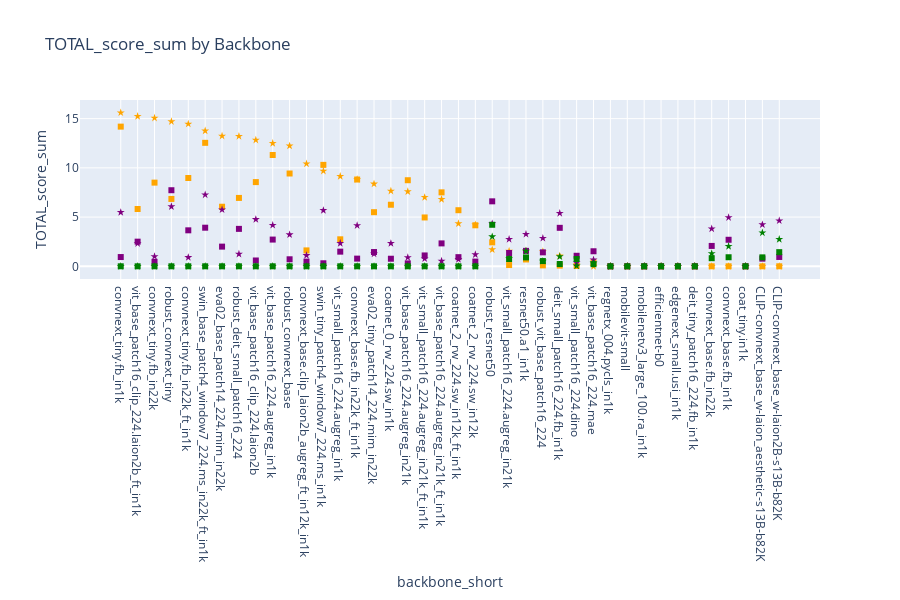

Notebook code for this chart:
### Code cell
import pandas as pd
import plotly.express as px

sub_df["backbone_short"] = sub_df["backbone"] #.str[:30]


# ── 1.  Rank backbones by their aggregate TOTAL_score_sum ───────────────────────
backbone_order = (
    sub_df.groupby("backbone")["TOTAL_score_sum"]
          .sum()                       # sum over the 6 settings
          .sort_values(ascending=False)
          .index                       # → ordered list of backbones
          .tolist()
)

# Make the column an ordered categorical so Plotly respects the ranking
sub_df = sub_df.copy()                 # keep original intact
sub_df["backbone"] = pd.Categorical(
    sub_df["backbone"],
    categories=backbone_order,
    ordered=True
)

# ── 2.  Custom colours / markers ───────────────────────────────────────────────
color_map = {
    "full_fine_tuning_50epochs": "orange",
    "full_fine_tuning_5epochs":  "purple",
    "linearprobe_50epochs":      "green",
}
symbol_map = {"TRADES_v2": "star", "CLASSIC_AT": "square"}

# ── 3.  Plot ───────────────────────────────────────────────────────────────────
fig = px.scatter(
    sub_df,
    x="backbone_short",
    y="TOTAL_score_sum",
    color="project",
    symbol="loss_function",
    color_discrete_map=color_map,
    symbol_map=symbol_map,
    hover_data=["backbone", "project", "loss_function", "TOTAL_score_sum"],
    height=600,
    title="TOTAL_score_sum by Backbone"
)

fig.update_layout(showlegend=False)   # keep or turn off if it clutters
fig.show()

### Figure 1 — Plotly figure (JSON) as saved in the notebook; plotly's stock layout.template omitted (floating-point values rounded to 4 significant figures)
{"data": [{"customdata": [["convnext_tiny.fb_in1k", "full_fine_tuning_50epochs", "TRADES_v2"], ["vit_base_patch16_clip_224.laion2b_ft_in1k", "full_fine_tuning_50epochs", "TRADES_v2"], ["convnext_tiny.fb_in22k", "full_fine_tuning_50epochs", "TRADES_v2"], ["robust_convnext_tiny", "full_fine_tuning_50epochs", "TRADES_v2"], ["convnext_tiny.fb_in22k_ft_in1k", "full_fine_tuning_50epochs", "TRADES_v2"], ["swin_base_patch4_window7_224.ms_in22k_ft_in1k", "full_fine_tuning_50epochs", "TRADES_v2"], ["eva02_base_patch14_224.mim_in22k", "full_fine_tuning_50epochs", "TRADES_v2"], ["robust_deit_small_patch16_224", "full_fine_tuning_50epochs", "TRADES_v2"], ["vit_base_patch16_clip_224.laion2b", "full_fine_tuning_50epochs", "TRADES_v2"], ["vit_base_patch16_224.augreg_in1k", "full_fine_tuning_50epochs", "TRADES_v2"], ["robust_convnext_base", "full_fine_tuning_50epochs", "TRADES_v2"], ["convnext_base.clip_laion2b_augreg_ft_in12k_in1k", "full_fine_tuning_50epochs", "TRADES_v2"], ["swin_tiny_patch4_window7_224.ms_in1k", "full_fine_tuning_50epochs", "TRADES_v2"], ["vit_small_patch16_224.augreg_in1k", "full_fine_tuning_50epochs", "TRADES_v2"], ["convnext_base.fb_in22k_ft_in1k", "full_fine_tuning_50epochs", "TRADES_v2"], ["eva02_tiny_patch14_224.mim_in22k", "full_fine_tuning_50epochs", "TRADES_v2"], ["coatnet_0_rw_224.sw_in1k", "full_fine_tuning_50epochs", "TRADES_v2"], ["vit_base_patch16_224.augreg_in21k", "full_fine_tuning_50epochs", "TRADES_v2"], ["vit_small_patch16_224.augreg_in21k_ft_in1k", "full_fine_tuning_50epochs", "TRADES_v2"], ["vit_base_patch16_224.augreg_in21k_ft_in1k", "full_fine_tuning_50epochs", "TRADES_v2"], ["coatnet_2_rw_224.sw_in12k_ft_in1k", "full_fine_tuning_50epochs", "TRADES_v2"], ["coatnet_2_rw_224.sw_in12k", "full_fine_tuning_50epochs", "TRADES_v2"], ["robust_resnet50", "full_fine_tuning_50epochs", "TRADES_v2"], ["vit_small_patch16_224.augreg_in21k", "full_fine_tuning_50epochs", "TRADES_v2"], ["resnet50.a1_in1k", "full_fine_tuning_50epochs", "TRADES_v2"], ["robust_vit_base_patch16_224", "full_fine_tuning_50epochs", "TRADES_v2"], ["deit_small_patch16_224.fb_in1k", "full_fine_tuning_50epochs", "TRADES_v2"], ["vit_small_patch16_224.dino", "full_fine_tuning_50epochs", "TRADES_v2"], ["vit_base_patch16_224.mae", "full_fine_tuning_50epochs", "TRADES_v2"], ["regnetx_004.pycls_in1k", "full_fine_tuning_50epochs", "TRADES_v2"], ["mobilevit-small", "full_fine_tuning_50epochs", "TRADES_v2"], ["mobilenetv3_large_100.ra_in1k", "full_fine_tuning_50epochs", "TRADES_v2"], ["efficientnet-b0", "full_fine_tuning_50epochs", "TRADES_v2"], ["edgenext_small.usi_in1k", "full_fine_tuning_50epochs", "TRADES_v2"], ["deit_tiny_patch16_224.fb_in1k", "full_fine_tuning_50epochs", "TRADES_v2"], ["convnext_base.fb_in22k", "full_fine_tuning_50epochs", "TRADES_v2"], ["convnext_base.fb_in1k", "full_fine_tuning_50epochs", "TRADES_v2"], ["coat_tiny.in1k", "full_fine_tuning_50epochs", "TRADES_v2"], ["CLIP-convnext_base_w-laion_aesthetic-s13B-b82K", "full_fine_tuning_50epochs", "TRADES_v2"], ["CLIP-convnext_base_w-laion2B-s13B-b82K", "full_fine_tuning_50epochs", "TRADES_v2"]], "hovertemplate": "project=%{customdata[1]}<br>loss_function=%{customdata[2]}<br>backbone_short=%{x}<br>TOTAL_score_sum=%{y}<br>backbone=%{customdata[0]}<extra></extra>", "legendgroup": "full_fine_tuning_50epochs, TRADES_v2", "marker": {"color": "orange", "symbol": "star"}, "mode": "markers", "name": "full_fine_tuning_50epochs, TRADES_v2", "orientation": "v", "showlegend": true, "type": "scatter", "x": ["convnext_tiny.fb_in1k", "vit_base_patch16_clip_224.laion2b_ft_in1k", "convnext_tiny.fb_in22k", "robust_convnext_tiny", "convnext_tiny.fb_in22k_ft_in1k", "swin_base_patch4_window7_224.ms_in22k_ft_in1k", "eva02_base_patch14_224.mim_in22k", "robust_deit_small_patch16_224", "vit_base_patch16_clip_224.laion2b", "vit_base_patch16_224.augreg_in1k", "robust_convnext_base", "convnext_base.clip_laion2b_augreg_ft_in12k_in1k", "swin_tiny_patch4_window7_224.ms_in1k", "vit_small_patch16_224.augreg_in1k", "convnext_base.fb_in22k_ft_in1k", "eva02_tiny_patch14_224.mim_in22k", "coatnet_0_rw_224.sw_in1k", "vit_base_patch16_224.augreg_in21k", "vit_small_patch16_224.augreg_in21k_ft_in1k", "vit_base_patch16_224.augreg_in21k_ft_in1k", "coatnet_2_rw_224.sw_in12k_ft_in1k", "coatnet_2_rw_224.sw_in12k", "robust_resnet50", "vit_small_patch16_224.augreg_in21k", "resnet50.a1_in1k", "robust_vit_base_patch16_224", "deit_small_patch16_224.fb_in1k", "vit_small_patch16_224.dino", "vit_base_patch16_224.mae", "regnetx_004.pycls_in1k", "mobilevit-small", "mobilenetv3_large_100.ra_in1k", "efficientnet-b0", "edgenext_small.usi_in1k", "deit_tiny_patch16_224.fb_in1k", "convnext_base.fb_in22k", "convnext_base.fb_in1k", "coat_tiny.in1k", "CLIP-convnext_base_w-laion_aesthetic-s13B-b82K", "CLIP-convnext_base_w-laion2B-s13B-b82K"], "xaxis": "x", "y": [15.6, 15.24, 15.07, 14.71, 14.46, 13.77, 13.24, 13.21, 12.83, 12.5, 12.24, 10.42, 9.684, 9.145, 8.831, 8.369, 7.652, 7.595, 7.006, 6.806, 4.345, 4.221, 1.695, 1.555, 1.548, 1.51, 1.056, 0.1393, 0, 0, 0, 0, 0, 0, 0, 0, 0, 0, 0, 0], "yaxis": "y"}, {"customdata": [["convnext_tiny.fb_in1k", "full_fine_tuning_50epochs", "CLASSIC_AT"], ["swin_base_patch4_window7_224.ms_in22k_ft_in1k", "full_fine_tuning_50epochs", "CLASSIC_AT"], ["vit_base_patch16_224.augreg_in1k", "full_fine_tuning_50epochs", "CLASSIC_AT"], ["swin_tiny_patch4_window7_224.ms_in1k", "full_fine_tuning_50epochs", "CLASSIC_AT"], ["robust_convnext_base", "full_fine_tuning_50epochs", "CLASSIC_AT"], ["convnext_tiny.fb_in22k_ft_in1k", "full_fine_tuning_50epochs", "CLASSIC_AT"], ["convnext_base.fb_in22k_ft_in1k", "full_fine_tuning_50epochs", "CLASSIC_AT"], ["vit_base_patch16_224.augreg_in21k", "full_fine_tuning_50epochs", "CLASSIC_AT"], ["vit_base_patch16_clip_224.laion2b", "full_fine_tuning_50epochs", "CLASSIC_AT"], ["convnext_tiny.fb_in22k", "full_fine_tuning_50epochs", "CLASSIC_AT"], ["vit_base_patch16_224.augreg_in21k_ft_in1k", "full_fine_tuning_50epochs", "CLASSIC_AT"], ["robust_deit_small_patch16_224", "full_fine_tuning_50epochs", "CLASSIC_AT"], ["robust_convnext_tiny", "full_fine_tuning_50epochs", "CLASSIC_AT"], ["coatnet_0_rw_224.sw_in1k", "full_fine_tuning_50epochs", "CLASSIC_AT"], ["eva02_base_patch14_224.mim_in22k", "full_fine_tuning_50epochs", "CLASSIC_AT"], ["vit_base_patch16_clip_224.laion2b_ft_in1k", "full_fine_tuning_50epochs", "CLASSIC_AT"], ["coatnet_2_rw_224.sw_in12k_ft_in1k", "full_fine_tuning_50epochs", "CLASSIC_AT"], ["eva02_tiny_patch14_224.mim_in22k", "full_fine_tuning_50epochs", "CLASSIC_AT"], ["vit_small_patch16_224.augreg_in21k_ft_in1k", "full_fine_tuning_50epochs", "CLASSIC_AT"], ["coatnet_2_rw_224.sw_in12k", "full_fine_tuning_50epochs", "CLASSIC_AT"], ["vit_small_patch16_224.augreg_in1k", "full_fine_tuning_50epochs", "CLASSIC_AT"], ["robust_resnet50", "full_fine_tuning_50epochs", "CLASSIC_AT"], ["convnext_base.clip_laion2b_augreg_ft_in12k_in1k", "full_fine_tuning_50epochs", "CLASSIC_AT"], ["resnet50.a1_in1k", "full_fine_tuning_50epochs", "CLASSIC_AT"], ["vit_base_patch16_224.mae", "full_fine_tuning_50epochs", "CLASSIC_AT"], ["vit_small_patch16_224.augreg_in21k", "full_fine_tuning_50epochs", "CLASSIC_AT"], ["robust_vit_base_patch16_224", "full_fine_tuning_50epochs", "CLASSIC_AT"], ["deit_small_patch16_224.fb_in1k", "full_fine_tuning_50epochs", "CLASSIC_AT"], ["vit_small_patch16_224.dino", "full_fine_tuning_50epochs", "CLASSIC_AT"], ["CLIP-convnext_base_w-laion2B-s13B-b82K", "full_fine_tuning_50epochs", "CLASSIC_AT"], ["efficientnet-b0", "full_fine_tuning_50epochs", "CLASSIC_AT"], ["regnetx_004.pycls_in1k", "full_fine_tuning_50epochs", "CLASSIC_AT"], ["mobilevit-small", "full_fine_tuning_50epochs", "CLASSIC_AT"], ["mobilenetv3_large_100.ra_in1k", "full_fine_tuning_50epochs", "CLASSIC_AT"], ["edgenext_small.usi_in1k", "full_fine_tuning_50epochs", "CLASSIC_AT"], ["deit_tiny_patch16_224.fb_in1k", "full_fine_tuning_50epochs", "CLASSIC_AT"], ["convnext_base.fb_in22k", "full_fine_tuning_50epochs", "CLASSIC_AT"], ["convnext_base.fb_in1k", "full_fine_tuning_50epochs", "CLASSIC_AT"], ["coat_tiny.in1k", "full_fine_tuning_50epochs", "CLASSIC_AT"], ["CLIP-convnext_base_w-laion_aesthetic-s13B-b82K", "full_fine_tuning_50epochs", "CLASSIC_AT"]], "hovertemplate": "project=%{customdata[1]}<br>loss_function=%{customdata[2]}<br>backbone_short=%{x}<br>TOTAL_score_sum=%{y}<br>backbone=%{customdata[0]}<extra></extra>", "legendgroup": "full_fine_tuning_50epochs, CLASSIC_AT", "marker": {"color": "orange", "symbol": "square"}, "mode": "markers", "name": "full_fine_tuning_50epochs, CLASSIC_AT", "orientation": "v", "showlegend": true, "type": "scatter", "x": ["convnext_tiny.fb_in1k", "swin_base_patch4_window7_224.ms_in22k_ft_in1k", "vit_base_patch16_224.augreg_in1k", "swin_tiny_patch4_window7_224.ms_in1k", "robust_convnext_base", "convnext_tiny.fb_in22k_ft_in1k", "convnext_base.fb_in22k_ft_in1k", "vit_base_patch16_224.augreg_in21k", "vit_base_patch16_clip_224.laion2b", "convnext_tiny.fb_in22k", "vit_base_patch16_224.augreg_in21k_ft_in1k", "robust_deit_small_patch16_224", "robust_convnext_tiny", "coatnet_0_rw_224.sw_in1k", "eva02_base_patch14_224.mim_in22k", "vit_base_patch16_clip_224.laion2b_ft_in1k", "coatnet_2_rw_224.sw_in12k_ft_in1k", "eva02_tiny_patch14_224.mim_in22k", "vit_small_patch16_224.augreg_in21k_ft_in1k", "coatnet_2_rw_224.sw_in12k", "vit_small_patch16_224.augreg_in1k", "robust_resnet50", "convnext_base.clip_laion2b_augreg_ft_in12k_in1k", "resnet50.a1_in1k", "vit_base_patch16_224.mae", "vit_small_patch16_224.augreg_in21k", "robust_vit_base_patch16_224", "deit_small_patch16_224.fb_in1k", "vit_small_patch16_224.dino", "CLIP-convnext_base_w-laion2B-s13B-b82K", "efficientnet-b0", "regnetx_004.pycls_in1k", "mobilevit-small", "mobilenetv3_large_100.ra_in1k", "edgenext_small.usi_in1k", "deit_tiny_patch16_224.fb_in1k", "convnext_base.fb_in22k", "convnext_base.fb_in1k", "coat_tiny.in1k", "CLIP-convnext_base_w-laion_aesthetic-s13B-b82K"], "xaxis": "x", "y": [14.19, 12.54, 11.31, 10.31, 9.428, 8.969, 8.816, 8.744, 8.554, 8.501, 7.513, 6.947, 6.844, 6.254, 6.052, 5.82, 5.698, 5.497, 4.962, 4.166, 2.743, 2.433, 1.615, 0.695, 0.406, 0.127, 0.09267, 0.071, 0.02733, 0, 0, 0, 0, 0, 0, 0, 0, 0, 0, 0], "yaxis": "y"}, {"customdata": [["swin_base_patch4_window7_224.ms_in22k_ft_in1k", "full_fine_tuning_5epochs", "TRADES_v2"], ["robust_convnext_tiny", "full_fine_tuning_5epochs", "TRADES_v2"], ["eva02_base_patch14_224.mim_in22k", "full_fine_tuning_5epochs", "TRADES_v2"], ["swin_tiny_patch4_window7_224.ms_in1k", "full_fine_tuning_5epochs", "TRADES_v2"], ["convnext_tiny.fb_in1k", "full_fine_tuning_5epochs", "TRADES_v2"], ["deit_small_patch16_224.fb_in1k", "full_fine_tuning_5epochs", "TRADES_v2"], ["convnext_base.fb_in1k", "full_fine_tuning_5epochs", "TRADES_v2"], ["vit_base_patch16_clip_224.laion2b", "full_fine_tuning_5epochs", "TRADES_v2"], ["CLIP-convnext_base_w-laion2B-s13B-b82K", "full_fine_tuning_5epochs", "TRADES_v2"], ["robust_resnet50", "full_fine_tuning_5epochs", "TRADES_v2"], ["CLIP-convnext_base_w-laion_aesthetic-s13B-b82K", "full_fine_tuning_5epochs", "TRADES_v2"], ["vit_base_patch16_224.augreg_in1k", "full_fine_tuning_5epochs", "TRADES_v2"], ["convnext_base.fb_in22k_ft_in1k", "full_fine_tuning_5epochs", "TRADES_v2"], ["convnext_base.fb_in22k", "full_fine_tuning_5epochs", "TRADES_v2"], ["resnet50.a1_in1k", "full_fine_tuning_5epochs", "TRADES_v2"], ["robust_convnext_base", "full_fine_tuning_5epochs", "TRADES_v2"], ["robust_vit_base_patch16_224", "full_fine_tuning_5epochs", "TRADES_v2"], ["vit_small_patch16_224.augreg_in21k", "full_fine_tuning_5epochs", "TRADES_v2"], ["vit_small_patch16_224.augreg_in1k", "full_fine_tuning_5epochs", "TRADES_v2"], ["coatnet_0_rw_224.sw_in1k", "full_fine_tuning_5epochs", "TRADES_v2"], ["vit_base_patch16_clip_224.laion2b_ft_in1k", "full_fine_tuning_5epochs", "TRADES_v2"], ["eva02_tiny_patch14_224.mim_in22k", "full_fine_tuning_5epochs", "TRADES_v2"], ["robust_deit_small_patch16_224", "full_fine_tuning_5epochs", "TRADES_v2"], ["coatnet_2_rw_224.sw_in12k", "full_fine_tuning_5epochs", "TRADES_v2"], ["convnext_base.clip_laion2b_augreg_ft_in12k_in1k", "full_fine_tuning_5epochs", "TRADES_v2"], ["convnext_tiny.fb_in22k", "full_fine_tuning_5epochs", "TRADES_v2"], ["convnext_tiny.fb_in22k_ft_in1k", "full_fine_tuning_5epochs", "TRADES_v2"], ["vit_base_patch16_224.augreg_in21k", "full_fine_tuning_5epochs", "TRADES_v2"], ["vit_small_patch16_224.augreg_in21k_ft_in1k", "full_fine_tuning_5epochs", "TRADES_v2"], ["coatnet_2_rw_224.sw_in12k_ft_in1k", "full_fine_tuning_5epochs", "TRADES_v2"], ["vit_base_patch16_224.mae", "full_fine_tuning_5epochs", "TRADES_v2"], ["vit_base_patch16_224.augreg_in21k_ft_in1k", "full_fine_tuning_5epochs", "TRADES_v2"], ["vit_small_patch16_224.dino", "full_fine_tuning_5epochs", "TRADES_v2"], ["coat_tiny.in1k", "full_fine_tuning_5epochs", "TRADES_v2"], ["deit_tiny_patch16_224.fb_in1k", "full_fine_tuning_5epochs", "TRADES_v2"], ["edgenext_small.usi_in1k", "full_fine_tuning_5epochs", "TRADES_v2"], ["regnetx_004.pycls_in1k", "full_fine_tuning_5epochs", "TRADES_v2"], ["mobilevit-small", "full_fine_tuning_5epochs", "TRADES_v2"], ["mobilenetv3_large_100.ra_in1k", "full_fine_tuning_5epochs", "TRADES_v2"], ["efficientnet-b0", "full_fine_tuning_5epochs", "TRADES_v2"]], "hovertemplate": "project=%{customdata[1]}<br>loss_function=%{customdata[2]}<br>backbone_short=%{x}<br>TOTAL_score_sum=%{y}<br>backbone=%{customdata[0]}<extra></extra>", "legendgroup": "full_fine_tuning_5epochs, TRADES_v2", "marker": {"color": "purple", "symbol": "star"}, "mode": "markers", "name": "full_fine_tuning_5epochs, TRADES_v2", "orientation": "v", "showlegend": true, "type": "scatter", "x": ["swin_base_patch4_window7_224.ms_in22k_ft_in1k", "robust_convnext_tiny", "eva02_base_patch14_224.mim_in22k", "swin_tiny_patch4_window7_224.ms_in1k", "convnext_tiny.fb_in1k", "deit_small_patch16_224.fb_in1k", "convnext_base.fb_in1k", "vit_base_patch16_clip_224.laion2b", "CLIP-convnext_base_w-laion2B-s13B-b82K", "robust_resnet50", "CLIP-convnext_base_w-laion_aesthetic-s13B-b82K", "vit_base_patch16_224.augreg_in1k", "convnext_base.fb_in22k_ft_in1k", "convnext_base.fb_in22k", "resnet50.a1_in1k", "robust_convnext_base", "robust_vit_base_patch16_224", "vit_small_patch16_224.augreg_in21k", "vit_small_patch16_224.augreg_in1k", "coatnet_0_rw_224.sw_in1k", "vit_base_patch16_clip_224.laion2b_ft_in1k", "eva02_tiny_patch14_224.mim_in22k", "robust_deit_small_patch16_224", "coatnet_2_rw_224.sw_in12k", "convnext_base.clip_laion2b_augreg_ft_in12k_in1k", "convnext_tiny.fb_in22k", "convnext_tiny.fb_in22k_ft_in1k", "vit_base_patch16_224.augreg_in21k", "vit_small_patch16_224.augreg_in21k_ft_in1k", "coatnet_2_rw_224.sw_in12k_ft_in1k", "vit_base_patch16_224.mae", "vit_base_patch16_224.augreg_in21k_ft_in1k", "vit_small_patch16_224.dino", "coat_tiny.in1k", "deit_tiny_patch16_224.fb_in1k", "edgenext_small.usi_in1k", "regnetx_004.pycls_in1k", "mobilevit-small", "mobilenetv3_large_100.ra_in1k", "efficientnet-b0"], "xaxis": "x", "y": [7.27, 6.072, 5.749, 5.683, 5.482, 5.392, 4.959, 4.763, 4.635, 4.335, 4.239, 4.175, 4.143, 3.817, 3.259, 3.215, 2.857, 2.751, 2.334, 2.331, 2.314, 1.26, 1.242, 1.193, 1.106, 0.9994, 0.9026, 0.8961, 0.7731, 0.6993, 0.6669, 0.5342, 0.3516, 0, 0, 0, 0, 0, 0, 0], "yaxis": "y"}, {"customdata": [["robust_convnext_tiny", "full_fine_tuning_5epochs", "CLASSIC_AT"], ["robust_resnet50", "full_fine_tuning_5epochs", "CLASSIC_AT"], ["swin_base_patch4_window7_224.ms_in22k_ft_in1k", "full_fine_tuning_5epochs", "CLASSIC_AT"], ["deit_small_patch16_224.fb_in1k", "full_fine_tuning_5epochs", "CLASSIC_AT"], ["robust_deit_small_patch16_224", "full_fine_tuning_5epochs", "CLASSIC_AT"], ["convnext_tiny.fb_in22k_ft_in1k", "full_fine_tuning_5epochs", "CLASSIC_AT"], ["vit_base_patch16_224.augreg_in1k", "full_fine_tuning_5epochs", "CLASSIC_AT"], ["convnext_base.fb_in1k", "full_fine_tuning_5epochs", "CLASSIC_AT"], ["vit_base_patch16_clip_224.laion2b_ft_in1k", "full_fine_tuning_5epochs", "CLASSIC_AT"], ["vit_base_patch16_224.augreg_in21k_ft_in1k", "full_fine_tuning_5epochs", "CLASSIC_AT"], ["convnext_base.fb_in22k", "full_fine_tuning_5epochs", "CLASSIC_AT"], ["eva02_base_patch14_224.mim_in22k", "full_fine_tuning_5epochs", "CLASSIC_AT"], ["resnet50.a1_in1k", "full_fine_tuning_5epochs", "CLASSIC_AT"], ["vit_base_patch16_224.mae", "full_fine_tuning_5epochs", "CLASSIC_AT"], ["vit_small_patch16_224.augreg_in1k", "full_fine_tuning_5epochs", "CLASSIC_AT"], ["eva02_tiny_patch14_224.mim_in22k", "full_fine_tuning_5epochs", "CLASSIC_AT"], ["robust_vit_base_patch16_224", "full_fine_tuning_5epochs", "CLASSIC_AT"], ["vit_small_patch16_224.augreg_in21k", "full_fine_tuning_5epochs", "CLASSIC_AT"], ["vit_small_patch16_224.augreg_in21k_ft_in1k", "full_fine_tuning_5epochs", "CLASSIC_AT"], ["vit_small_patch16_224.dino", "full_fine_tuning_5epochs", "CLASSIC_AT"], ["CLIP-convnext_base_w-laion2B-s13B-b82K", "full_fine_tuning_5epochs", "CLASSIC_AT"], ["convnext_tiny.fb_in1k", "full_fine_tuning_5epochs", "CLASSIC_AT"], ["coatnet_2_rw_224.sw_in12k_ft_in1k", "full_fine_tuning_5epochs", "CLASSIC_AT"], ["convnext_base.fb_in22k_ft_in1k", "full_fine_tuning_5epochs", "CLASSIC_AT"], ["CLIP-convnext_base_w-laion_aesthetic-s13B-b82K", "full_fine_tuning_5epochs", "CLASSIC_AT"], ["coatnet_0_rw_224.sw_in1k", "full_fine_tuning_5epochs", "CLASSIC_AT"], ["robust_convnext_base", "full_fine_tuning_5epochs", "CLASSIC_AT"], ["vit_base_patch16_clip_224.laion2b", "full_fine_tuning_5epochs", "CLASSIC_AT"], ["coatnet_2_rw_224.sw_in12k", "full_fine_tuning_5epochs", "CLASSIC_AT"], ["convnext_base.clip_laion2b_augreg_ft_in12k_in1k", "full_fine_tuning_5epochs", "CLASSIC_AT"], ["convnext_tiny.fb_in22k", "full_fine_tuning_5epochs", "CLASSIC_AT"], ["swin_tiny_patch4_window7_224.ms_in1k", "full_fine_tuning_5epochs", "CLASSIC_AT"], ["vit_base_patch16_224.augreg_in21k", "full_fine_tuning_5epochs", "CLASSIC_AT"], ["deit_tiny_patch16_224.fb_in1k", "full_fine_tuning_5epochs", "CLASSIC_AT"], ["coat_tiny.in1k", "full_fine_tuning_5epochs", "CLASSIC_AT"], ["edgenext_small.usi_in1k", "full_fine_tuning_5epochs", "CLASSIC_AT"], ["efficientnet-b0", "full_fine_tuning_5epochs", "CLASSIC_AT"], ["regnetx_004.pycls_in1k", "full_fine_tuning_5epochs", "CLASSIC_AT"], ["mobilenetv3_large_100.ra_in1k", "full_fine_tuning_5epochs", "CLASSIC_AT"], ["mobilevit-small", "full_fine_tuning_5epochs", "CLASSIC_AT"]], "hovertemplate": "project=%{customdata[1]}<br>loss_function=%{customdata[2]}<br>backbone_short=%{x}<br>TOTAL_score_sum=%{y}<br>backbone=%{customdata[0]}<extra></extra>", "legendgroup": "full_fine_tuning_5epochs, CLASSIC_AT", "marker": {"color": "purple", "symbol": "square"}, "mode": "markers", "name": "full_fine_tuning_5epochs, CLASSIC_AT", "orientation": "v", "showlegend": true, "type": "scatter", "x": ["robust_convnext_tiny", "robust_resnet50", "swin_base_patch4_window7_224.ms_in22k_ft_in1k", "deit_small_patch16_224.fb_in1k", "robust_deit_small_patch16_224", "convnext_tiny.fb_in22k_ft_in1k", "vit_base_patch16_224.augreg_in1k", "convnext_base.fb_in1k", "vit_base_patch16_clip_224.laion2b_ft_in1k", "vit_base_patch16_224.augreg_in21k_ft_in1k", "convnext_base.fb_in22k", "eva02_base_patch14_224.mim_in22k", "resnet50.a1_in1k", "vit_base_patch16_224.mae", "vit_small_patch16_224.augreg_in1k", "eva02_tiny_patch14_224.mim_in22k", "robust_vit_base_patch16_224", "vit_small_patch16_224.augreg_in21k", "vit_small_patch16_224.augreg_in21k_ft_in1k", "vit_small_patch16_224.dino", "CLIP-convnext_base_w-laion2B-s13B-b82K", "convnext_tiny.fb_in1k", "coatnet_2_rw_224.sw_in12k_ft_in1k", "convnext_base.fb_in22k_ft_in1k", "CLIP-convnext_base_w-laion_aesthetic-s13B-b82K", "coatnet_0_rw_224.sw_in1k", "robust_convnext_base", "vit_base_patch16_clip_224.laion2b", "coatnet_2_rw_224.sw_in12k", "convnext_base.clip_laion2b_augreg_ft_in12k_in1k", "convnext_tiny.fb_in22k", "swin_tiny_patch4_window7_224.ms_in1k", "vit_base_patch16_224.augreg_in21k", "deit_tiny_patch16_224.fb_in1k", "coat_tiny.in1k", "edgenext_small.usi_in1k", "efficientnet-b0", "regnetx_004.pycls_in1k", "mobilenetv3_large_100.ra_in1k", "mobilevit-small"], "xaxis": "x", "y": [7.729, 6.6, 3.921, 3.91, 3.802, 3.656, 2.716, 2.694, 2.503, 2.326, 2.07, 2.0, 1.568, 1.527, 1.489, 1.449, 1.418, 1.351, 1.102, 1.068, 0.9481, 0.9399, 0.9301, 0.7804, 0.7753, 0.7693, 0.7137, 0.59, 0.4795, 0.4775, 0.453, 0.3068, 0.2938, 0, 0, 0, 0, 0, 0, 0], "yaxis": "y"}, {"customdata": [["CLIP-convnext_base_w-laion_aesthetic-s13B-b82K", "linearprobe_50epochs", "TRADES_v2"], ["robust_resnet50", "linearprobe_50epochs", "TRADES_v2"], ["CLIP-convnext_base_w-laion2B-s13B-b82K", "linearprobe_50epochs", "TRADES_v2"], ["convnext_base.fb_in1k", "linearprobe_50epochs", "TRADES_v2"], ["resnet50.a1_in1k", "linearprobe_50epochs", "TRADES_v2"], ["convnext_base.fb_in22k", "linearprobe_50epochs", "TRADES_v2"], ["deit_small_patch16_224.fb_in1k", "linearprobe_50epochs", "TRADES_v2"], ["vit_small_patch16_224.augreg_in21k", "linearprobe_50epochs", "TRADES_v2"], ["robust_vit_base_patch16_224", "linearprobe_50epochs", "TRADES_v2"], ["vit_base_patch16_224.mae", "linearprobe_50epochs", "TRADES_v2"], ["vit_small_patch16_224.dino", "linearprobe_50epochs", "TRADES_v2"], ["efficientnet-b0", "linearprobe_50epochs", "TRADES_v2"], ["mobilenetv3_large_100.ra_in1k", "linearprobe_50epochs", "TRADES_v2"], ["deit_tiny_patch16_224.fb_in1k", "linearprobe_50epochs", "TRADES_v2"], ["edgenext_small.usi_in1k", "linearprobe_50epochs", "TRADES_v2"], ["eva02_tiny_patch14_224.mim_in22k", "linearprobe_50epochs", "TRADES_v2"], ["eva02_base_patch14_224.mim_in22k", "linearprobe_50epochs", "TRADES_v2"], ["vit_small_patch16_224.augreg_in1k", "linearprobe_50epochs", "TRADES_v2"], ["vit_small_patch16_224.augreg_in21k_ft_in1k", "linearprobe_50epochs", "TRADES_v2"], ["mobilevit-small", "linearprobe_50epochs", "TRADES_v2"], ["regnetx_004.pycls_in1k", "linearprobe_50epochs", "TRADES_v2"], ["vit_base_patch16_clip_224.laion2b_ft_in1k", "linearprobe_50epochs", "TRADES_v2"], ["robust_convnext_tiny", "linearprobe_50epochs", "TRADES_v2"], ["robust_deit_small_patch16_224", "linearprobe_50epochs", "TRADES_v2"], ["swin_base_patch4_window7_224.ms_in22k_ft_in1k", "linearprobe_50epochs", "TRADES_v2"], ["swin_tiny_patch4_window7_224.ms_in1k", "linearprobe_50epochs", "TRADES_v2"], ["vit_base_patch16_224.augreg_in1k", "linearprobe_50epochs", "TRADES_v2"], ["vit_base_patch16_224.augreg_in21k", "linearprobe_50epochs", "TRADES_v2"], ["vit_base_patch16_224.augreg_in21k_ft_in1k", "linearprobe_50epochs", "TRADES_v2"], ["robust_convnext_base", "linearprobe_50epochs", "TRADES_v2"], ["vit_base_patch16_clip_224.laion2b", "linearprobe_50epochs", "TRADES_v2"], ["convnext_tiny.fb_in22k_ft_in1k", "linearprobe_50epochs", "TRADES_v2"], ["convnext_tiny.fb_in22k", "linearprobe_50epochs", "TRADES_v2"], ["convnext_tiny.fb_in1k", "linearprobe_50epochs", "TRADES_v2"], ["convnext_base.fb_in22k_ft_in1k", "linearprobe_50epochs", "TRADES_v2"], ["convnext_base.clip_laion2b_augreg_ft_in12k_in1k", "linearprobe_50epochs", "TRADES_v2"], ["coatnet_2_rw_224.sw_in12k_ft_in1k", "linearprobe_50epochs", "TRADES_v2"], ["coatnet_2_rw_224.sw_in12k", "linearprobe_50epochs", "TRADES_v2"], ["coatnet_0_rw_224.sw_in1k", "linearprobe_50epochs", "TRADES_v2"], ["coat_tiny.in1k", "linearprobe_50epochs", "TRADES_v2"]], "hovertemplate": "project=%{customdata[1]}<br>loss_function=%{customdata[2]}<br>backbone_short=%{x}<br>TOTAL_score_sum=%{y}<br>backbone=%{customdata[0]}<extra></extra>", "legendgroup": "linearprobe_50epochs, TRADES_v2", "marker": {"color": "green", "symbol": "star"}, "mode": "markers", "name": "linearprobe_50epochs, TRADES_v2", "orientation": "v", "showlegend": true, "type": "scatter", "x": ["CLIP-convnext_base_w-laion_aesthetic-s13B-b82K", "robust_resnet50", "CLIP-convnext_base_w-laion2B-s13B-b82K", "convnext_base.fb_in1k", "resnet50.a1_in1k", "convnext_base.fb_in22k", "deit_small_patch16_224.fb_in1k", "vit_small_patch16_224.augreg_in21k", "robust_vit_base_patch16_224", "vit_base_patch16_224.mae", "vit_small_patch16_224.dino", "efficientnet-b0", "mobilenetv3_large_100.ra_in1k", "deit_tiny_patch16_224.fb_in1k", "edgenext_small.usi_in1k", "eva02_tiny_patch14_224.mim_in22k", "eva02_base_patch14_224.mim_in22k", "vit_small_patch16_224.augreg_in1k", "vit_small_patch16_224.augreg_in21k_ft_in1k", "mobilevit-small", "regnetx_004.pycls_in1k", "vit_base_patch16_clip_224.laion2b_ft_in1k", "robust_convnext_tiny", "robust_deit_small_patch16_224", "swin_base_patch4_window7_224.ms_in22k_ft_in1k", "swin_tiny_patch4_window7_224.ms_in1k", "vit_base_patch16_224.augreg_in1k", "vit_base_patch16_224.augreg_in21k", "vit_base_patch16_224.augreg_in21k_ft_in1k", "robust_convnext_base", "vit_base_patch16_clip_224.laion2b", "convnext_tiny.fb_in22k_ft_in1k", "convnext_tiny.fb_in22k", "convnext_tiny.fb_in1k", "convnext_base.fb_in22k_ft_in1k", "convnext_base.clip_laion2b_augreg_ft_in12k_in1k", "coatnet_2_rw_224.sw_in12k_ft_in1k", "coatnet_2_rw_224.sw_in12k", "coatnet_0_rw_224.sw_in1k", "coat_tiny.in1k"], "xaxis": "x", "y": [3.406, 3.014, 2.743, 2.031, 1.549, 1.297, 0.9857, 0.787, 0.5253, 0.344, 0.03933, 0, 0, 0, 0, 0, 0, 0, 0, 0, 0, 0, 0, 0, 0, 0, 0, 0, 0, 0, 0, 0, 0, 0, 0, 0, 0, 0, 0, 0], "yaxis": "y"}, {"customdata": [["robust_resnet50", "linearprobe_50epochs", "CLASSIC_AT"], ["CLIP-convnext_base_w-laion2B-s13B-b82K", "linearprobe_50epochs", "CLASSIC_AT"], ["convnext_base.fb_in1k", "linearprobe_50epochs", "CLASSIC_AT"], ["CLIP-convnext_base_w-laion_aesthetic-s13B-b82K", "linearprobe_50epochs", "CLASSIC_AT"], ["resnet50.a1_in1k", "linearprobe_50epochs", "CLASSIC_AT"], ["convnext_base.fb_in22k", "linearprobe_50epochs", "CLASSIC_AT"], ["vit_small_patch16_224.dino", "linearprobe_50epochs", "CLASSIC_AT"], ["vit_small_patch16_224.augreg_in21k", "linearprobe_50epochs", "CLASSIC_AT"], ["robust_vit_base_patch16_224", "linearprobe_50epochs", "CLASSIC_AT"], ["deit_small_patch16_224.fb_in1k", "linearprobe_50epochs", "CLASSIC_AT"], ["vit_base_patch16_224.mae", "linearprobe_50epochs", "CLASSIC_AT"], ["deit_tiny_patch16_224.fb_in1k", "linearprobe_50epochs", "CLASSIC_AT"], ["mobilevit-small", "linearprobe_50epochs", "CLASSIC_AT"], ["mobilenetv3_large_100.ra_in1k", "linearprobe_50epochs", "CLASSIC_AT"], ["edgenext_small.usi_in1k", "linearprobe_50epochs", "CLASSIC_AT"], ["eva02_tiny_patch14_224.mim_in22k", "linearprobe_50epochs", "CLASSIC_AT"], ["eva02_base_patch14_224.mim_in22k", "linearprobe_50epochs", "CLASSIC_AT"], ["vit_small_patch16_224.augreg_in1k", "linearprobe_50epochs", "CLASSIC_AT"], ["vit_small_patch16_224.augreg_in21k_ft_in1k", "linearprobe_50epochs", "CLASSIC_AT"], ["efficientnet-b0", "linearprobe_50epochs", "CLASSIC_AT"], ["regnetx_004.pycls_in1k", "linearprobe_50epochs", "CLASSIC_AT"], ["robust_convnext_base", "linearprobe_50epochs", "CLASSIC_AT"], ["robust_convnext_tiny", "linearprobe_50epochs", "CLASSIC_AT"], ["robust_deit_small_patch16_224", "linearprobe_50epochs", "CLASSIC_AT"], ["swin_base_patch4_window7_224.ms_in22k_ft_in1k", "linearprobe_50epochs", "CLASSIC_AT"], ["swin_tiny_patch4_window7_224.ms_in1k", "linearprobe_50epochs", "CLASSIC_AT"], ["vit_base_patch16_224.augreg_in1k", "linearprobe_50epochs", "CLASSIC_AT"], ["vit_base_patch16_224.augreg_in21k", "linearprobe_50epochs", "CLASSIC_AT"], ["vit_base_patch16_224.augreg_in21k_ft_in1k", "linearprobe_50epochs", "CLASSIC_AT"], ["vit_base_patch16_clip_224.laion2b_ft_in1k", "linearprobe_50epochs", "CLASSIC_AT"], ["vit_base_patch16_clip_224.laion2b", "linearprobe_50epochs", "CLASSIC_AT"], ["convnext_tiny.fb_in22k_ft_in1k", "linearprobe_50epochs", "CLASSIC_AT"], ["convnext_tiny.fb_in22k", "linearprobe_50epochs", "CLASSIC_AT"], ["convnext_tiny.fb_in1k", "linearprobe_50epochs", "CLASSIC_AT"], ["convnext_base.fb_in22k_ft_in1k", "linearprobe_50epochs", "CLASSIC_AT"], ["convnext_base.clip_laion2b_augreg_ft_in12k_in1k", "linearprobe_50epochs", "CLASSIC_AT"], ["coatnet_2_rw_224.sw_in12k_ft_in1k", "linearprobe_50epochs", "CLASSIC_AT"], ["coatnet_2_rw_224.sw_in12k", "linearprobe_50epochs", "CLASSIC_AT"], ["coatnet_0_rw_224.sw_in1k", "linearprobe_50epochs", "CLASSIC_AT"], ["coat_tiny.in1k", "linearprobe_50epochs", "CLASSIC_AT"]], "hovertemplate": "project=%{customdata[1]}<br>loss_function=%{customdata[2]}<br>backbone_short=%{x}<br>TOTAL_score_sum=%{y}<br>backbone=%{customdata[0]}<extra></extra>", "legendgroup": "linearprobe_50epochs, CLASSIC_AT", "marker": {"color": "green", "symbol": "square"}, "mode": "markers", "name": "linearprobe_50epochs, CLASSIC_AT", "orientation": "v", "showlegend": true, "type": "scatter", "x": ["robust_resnet50", "CLIP-convnext_base_w-laion2B-s13B-b82K", "convnext_base.fb_in1k", "CLIP-convnext_base_w-laion_aesthetic-s13B-b82K", "resnet50.a1_in1k", "convnext_base.fb_in22k", "vit_small_patch16_224.dino", "vit_small_patch16_224.augreg_in21k", "robust_vit_base_patch16_224", "deit_small_patch16_224.fb_in1k", "vit_base_patch16_224.mae", "deit_tiny_patch16_224.fb_in1k", "mobilevit-small", "mobilenetv3_large_100.ra_in1k", "edgenext_small.usi_in1k", "eva02_tiny_patch14_224.mim_in22k", "eva02_base_patch14_224.mim_in22k", "vit_small_patch16_224.augreg_in1k", "vit_small_patch16_224.augreg_in21k_ft_in1k", "efficientnet-b0", "regnetx_004.pycls_in1k", "robust_convnext_base", "robust_convnext_tiny", "robust_deit_small_patch16_224", "swin_base_patch4_window7_224.ms_in22k_ft_in1k", "swin_tiny_patch4_window7_224.ms_in1k", "vit_base_patch16_224.augreg_in1k", "vit_base_patch16_224.augreg_in21k", "vit_base_patch16_224.augreg_in21k_ft_in1k", "vit_base_patch16_clip_224.laion2b_ft_in1k", "vit_base_patch16_clip_224.laion2b", "convnext_tiny.fb_in22k_ft_in1k", "convnext_tiny.fb_in22k", "convnext_tiny.fb_in1k", "convnext_base.fb_in22k_ft_in1k", "convnext_base.clip_laion2b_augreg_ft_in12k_in1k", "coatnet_2_rw_224.sw_in12k_ft_in1k", "coatnet_2_rw_224.sw_in12k", "coatnet_0_rw_224.sw_in1k", "coat_tiny.in1k"], "xaxis": "x", "y": [4.219, 1.437, 0.919, 0.908, 0.902, 0.8227, 0.739, 0.739, 0.532, 0.232, 0.212, 0, 0, 0, 0, 0, 0, 0, 0, 0, 0, 0, 0, 0, 0, 0, 0, 0, 0, 0, 0, 0, 0, 0, 0, 0, 0, 0, 0, 0], "yaxis": "y"}], "layout": {"height": 600, "legend": {"title": {"text": "project, loss_function"}, "tracegroupgap": 0}, "showlegend": false, "title": {"text": "TOTAL_score_sum by Backbone"}, "xaxis": {"anchor": "y", "domain": [0, 1], "title": {"text": "backbone_short"}}, "yaxis": {"anchor": "x", "domain": [0, 1], "title": {"text": "TOTAL_score_sum"}}}}
